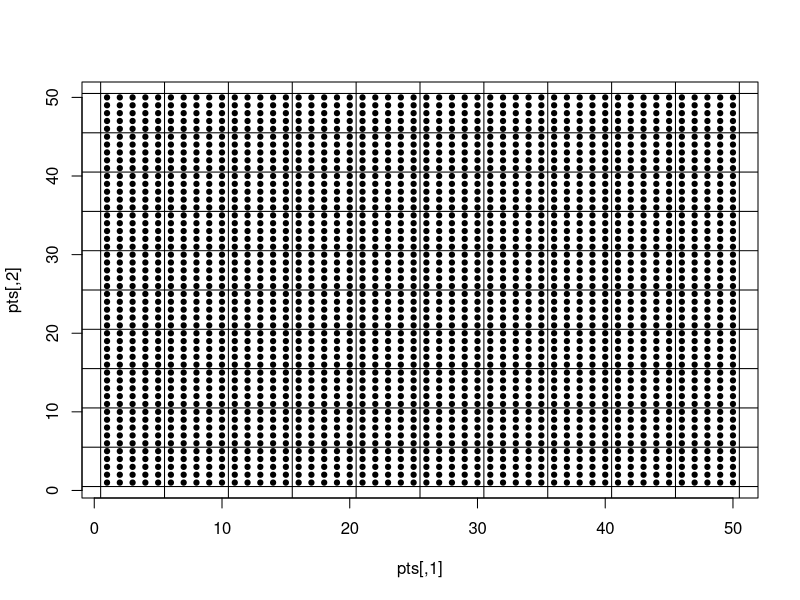
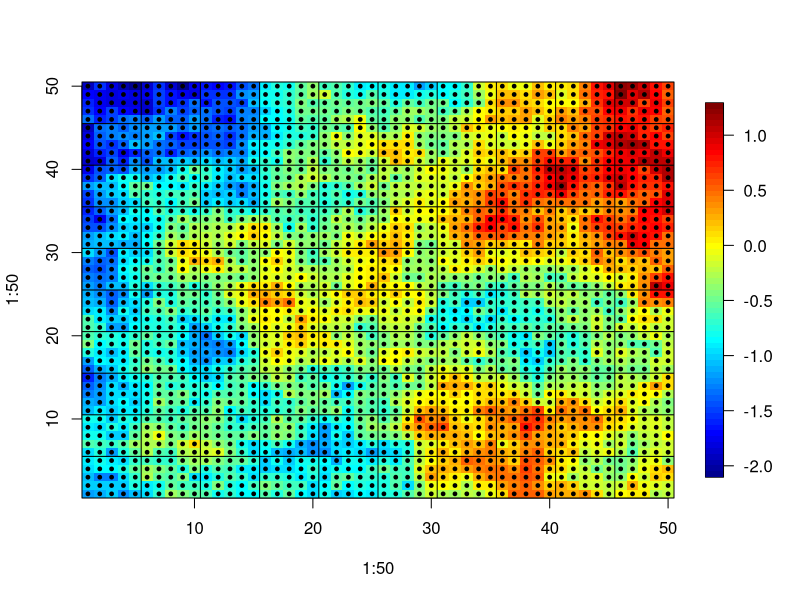
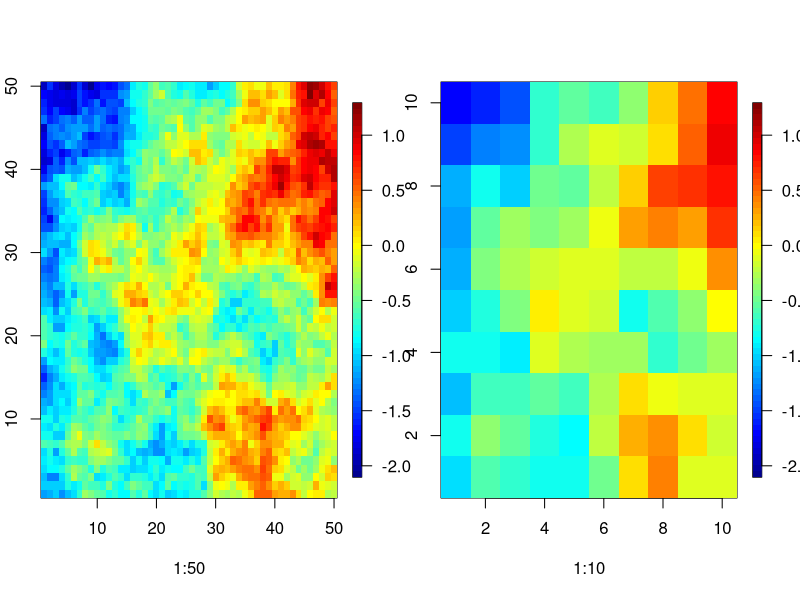
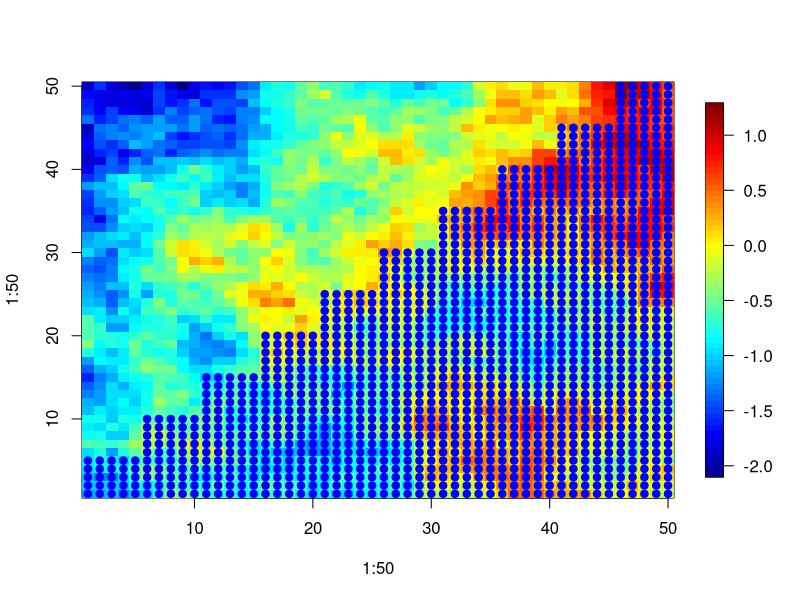
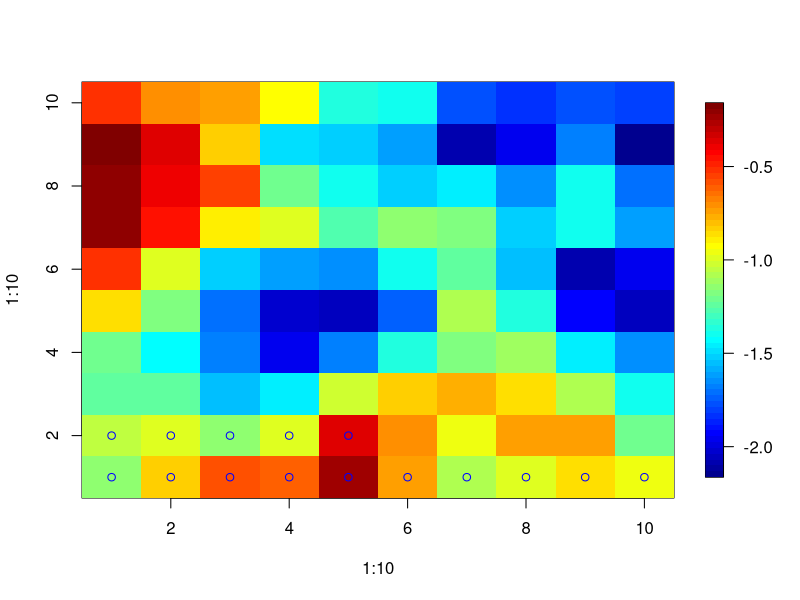

Source code (R) for these figures, in order: (Note: this script raises an error after producing the figures.)
#############################################
#Simulate from ICAR, est. cov. from Matern
#############################################

pts = cbind(rep(1:50,50),rep(1:50,each=50))
plot(pts,pch=19,cex=.7)
abline(h=((0:10)*5+.5),v=((0:10)*5+.5))

D = as.matrix(dist(pts))/49

Sig = exp(-D)+diag(1e-6,50^2)
cSig = chol(Sig)

yobs = c(t(cSig)%*%matrix(rnorm(50^2),ncol=1))
library(fields)
image.plot(x=1:50,y=1:50,z=matrix(yobs,50,50))
points(pts,pch=19,cex=.5)
abline(h=((0:10)*5+.5),v=((0:10)*5+.5))

#code 100x2500 K matrix
# K is basically an indicator matrix to identify which sub-poins correspond to which general block
K = matrix(0,100,2500)
blocks = cbind(rep(1:10,10),rep(1:10,each=10))

for(i in 1:100){
  K[i,] = pts[,1] >= blocks[i,1]*5-4 & pts[,1] <= blocks[i,1]*5 & pts[,2] >= blocks[i,2]*5-4 & pts[,2] <= blocks[i,2]*5
}

y_block = K%*%yobs/25

# Plot the fine grid, and blocked grid, side-by-side
par(mfrow=c(1,2))
image.plot(x=1:50,y=1:50,z=matrix(yobs,50,50))
image.plot(x=1:10,y=1:10,z=matrix(y_block,10,10),zlim=range(yobs))

#points(pts[K[20,]==1,],col='red',pch=19)
#points(pts[1:20,],col='blue',pch=19)

#############################################
#create the covariance for the averaged model
#############################################
cov.upper = matrix(NA,10,10)
par(mfrow=c(1,1))
#tri = numeric()
image.plot(x=1:50,y=1:50,z=matrix(yobs,50,50))
for(i in 1:10){
  for(j in i:10){
    cov.upper[i,j] = sum(exp(-(D[K[1,]==1,K[(i-1)*10+j,]==1])^1))/sum(K[1,])^2
    # Plot to ensure it is covering the parts desired
    print(points(pts[K[(i-1)*10+j,]==1,],col='blue',pch=19))
  }
}

cov.block = matrix(NA,100,100)
#block_distances = array(NA,c(100,100,2))
for(i in 1:100){
  for(j in i:100){
    ind = sort(abs(blocks[i,]-blocks[j,]))+1
    cov.block[i,j] = cov.upper[ind[1],ind[2]]
    cov.block[j,i] = cov.block[i,j]
  }
}
############################
#log-likelihood
##############################

cCB = chol(cov.block+diag(1e-6,100))
library(mvtnorm)
dmvnorm(c(y_block),sigma=cov.block,log=TRUE)

################################
#function it
################################
setup = function(a_res,c){
  l_res = a_res*c
  l_pts = cbind(rep(1:l_res,l_res),rep(1:l_res,each=l_res))
  a_pts = cbind(rep(1:a_res,a_res),rep(1:a_res,each=a_res))
  
  l_D = as.matrix(dist(l_pts))/(l_res-1)
  
  K = matrix(a_res^2,l_res^2)
  for(i in 1:100){
    K[i,] = l_pts[,1] >= a_pts[i,1]*c-(c-1) & l_pts[,1] <= a_pts[i,1]*c & 
      l_pts[,2] >= a_pts[i,2]*c-(c-1) & l_pts[,2] <= a_pts[i,2]*c
  }
  K = K/c^2
  return(list(K=K,l_D=l_D,a_pts=a_pts,l_pts=l_pts))
}

mk_cov = function(s2,phi,nu,setup){
  
}


yobs_block = c(t(cCB)%*%matrix(rnorm(10^2),ncol=1))

image.plot(1:10,1:10,matrix(yobs_block,10,10))

points(blocks[1:15,],col='blue')


X = matrix(rnorm(1e8),1e4,1e4)
A = matrix(rnorm(1e6),1e2,1e4)

AXA = A%*%X%*%t(A)
